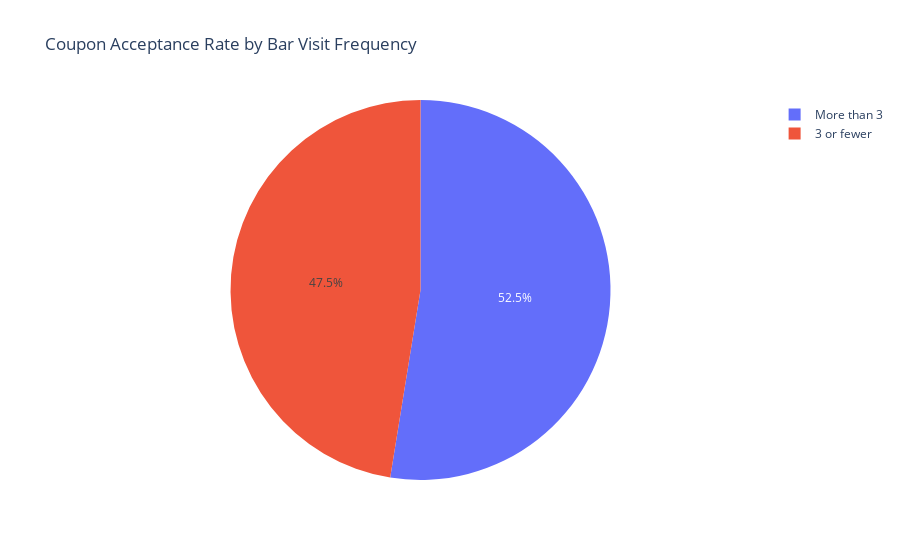

Notebook cell for this chart:
### Markdown cell above
#### Compare the acceptance rate between those who went to a bar 3 or fewer times a month to those who went more

### Code cell
# Display unique values of column "Bar"
df["Bar"].unique()
# Set low and high visitors variables 
low_visitors = ["never", "less1", "1~3"]
high_visitors = ["4~8", "gt8"]

# create a new column to classify users into 2 groups
df["bar_frequency_group"] = df["Bar"].apply(lambda x: "3 or fewer" if x in low_visitors else "More than 3" if x in high_visitors else "Unknown")

# Calculate acceptance rate for each group
acceptance_rates = df[df["bar_frequency_group"] != "Unknown"].groupby("bar_frequency_group")["Y"].mean() * 100

# plot acceptance rates using plotly library
px.pie(data_frame=acceptance_rates, values=acceptance_rates, names=acceptance_rates.index, title="Coupon Acceptance Rate by Bar Visit Frequency")

### Figure 1 — Plotly figure (JSON) as saved in the notebook; plotly's stock layout.template omitted (floating-point values rounded to 4 significant figures)
{"data": [{"domain": {"x": [0, 1], "y": [0, 1]}, "hovertemplate": "bar_frequency_group=%{label}<br>Y=%{value}<extra></extra>", "labels": ["3 or fewer", "More than 3"], "legendgroup": "", "name": "", "showlegend": true, "type": "pie", "values": [56.21, 62.25]}], "layout": {"legend": {"tracegroupgap": 0}, "title": {"text": "Coupon Acceptance Rate by Bar Visit Frequency"}}}
